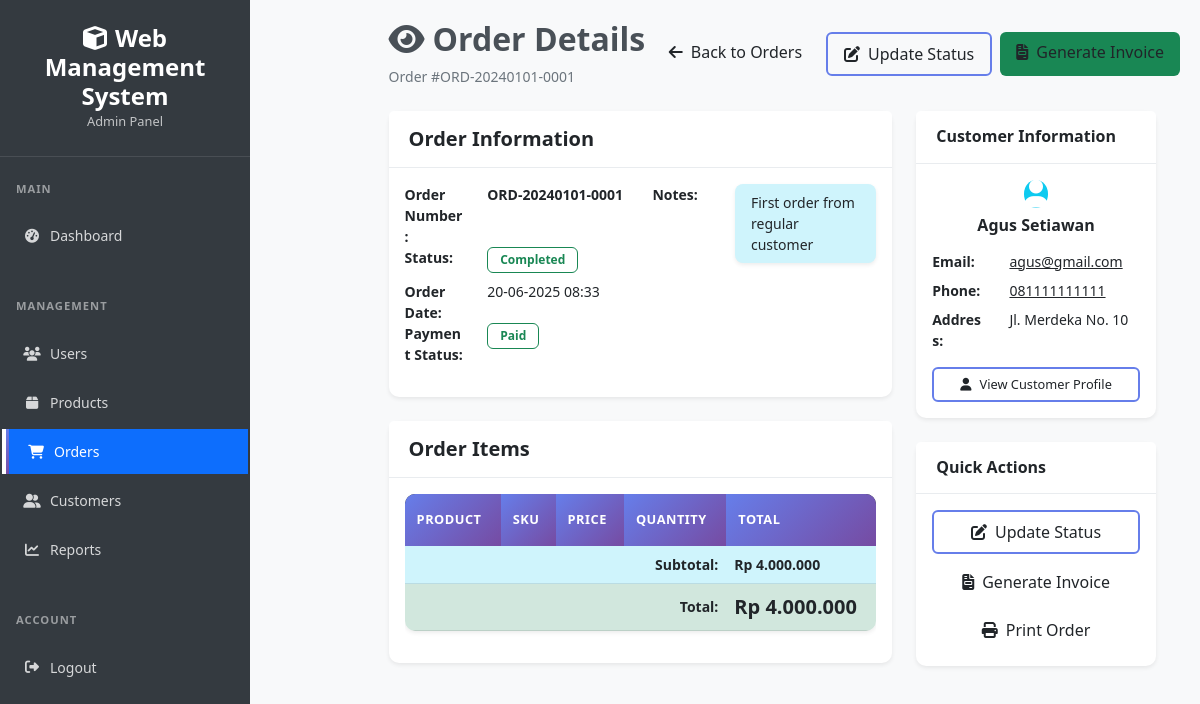
The page /admin/orders/view.php?id=1 (signed in) on the database its author committed.
### tables this page shows
CREATE TABLE `orders` (
  `id` int(11) NOT NULL,
  `customer_id` int(11) NOT NULL,
  `user_id` int(11) NOT NULL,
  `order_number` varchar(50) NOT NULL,
  `total_amount` decimal(10,2) NOT NULL DEFAULT 0.00,
  `status` enum('pending','processing','completed','cancelled') DEFAULT 'pending',
  `payment_status` enum('unpaid','paid','partial') DEFAULT 'unpaid',
  `order_date` timestamp NOT NULL DEFAULT current_timestamp(),
  `notes` text DEFAULT NULL
);

CREATE TABLE `customers` (
  `id` int(11) NOT NULL,
  `name` varchar(100) NOT NULL,
  `email` varchar(100) DEFAULT NULL,
  `phone` varchar(20) DEFAULT NULL,
  `address` text DEFAULT NULL,
  `city` varchar(50) DEFAULT NULL,
  `postal_code` varchar(10) DEFAULT NULL,
  `is_active` tinyint(1) DEFAULT 1,
  `created_at` timestamp NOT NULL DEFAULT current_timestamp()
);

### config/database.php (called while the page is built, shortened)
<?php
class Database {
    private $host = '127.0.0.1';
    private $dbname = 'web_app_db';
    private $username = 'root';
    private $password = '';
    private $charset = 'utf8mb4';
    private $pdo;
    public function connect() {
        if ($this->pdo === null) {
            try {
                $dsn = "mysql:host={$this->host};dbname={$this->dbname};charset={$this->charset}";
                $options = [
                    PDO::ATTR_ERRMODE => PDO::ERRMODE_EXCEPTION,
                    PDO::ATTR_DEFAULT_FETCH_MODE => PDO::FETCH_ASSOC,
                    PDO::ATTR_EMULATE_PREPARES => false,
                    PDO::MYSQL_ATTR_INIT_COMMAND => "SET NAMES {$this->charset}"
                ];
                $this->pdo = new PDO($dsn, $this->username, $this->password, $options);
            } catch (PDOException $e) {
                error_log("Database connection error: " . $e->getMessage());
                die("Database connection failed. Please check configuration.");
            }
        }
        return $this->pdo;
    }
}
$database = new Database();
$pdo = $database->connect();
function getDB() {
    global $pdo;
    return $pdo;
}
function executeQuery($sql, $params = []) {
    try {
        $pdo = getDB();
        $stmt = $pdo->prepare($sql);
        $stmt->execute($params);
        return $stmt;
    } catch (PDOException $e) {
        error_log("Query error: " . $e->getMessage());
        throw new Exception("Database query failed");
    }
}
function getRecord($sql, $params = []) {
    $stmt = executeQuery($sql, $params);
    return $stmt->fetch();
}
?>

### includes/functions.php (called while the page is built, shortened)
<?php
require_once dirname(__DIR__) . '/config/database.php';
function formatDateTime($datetime, $format = DISPLAY_DATETIME_FORMAT) {
    return date($format, strtotime($datetime));
}
function formatCurrency($amount, $currency = 'IDR') {
    if ($currency === 'IDR') {
        return 'Rp ' . number_format($amount, 0, ',', '.');
    }
    return '$' . number_format($amount, 2, '.', ',');
}
?>

### admin/orders/view.php (the view, shortened to what this page needs)
<?php
require_once '../../includes/functions.php';
$order_id = (int)($_GET['id'] ?? 0);
$order = getRecord("
    SELECT o.*, c.name as customer_name, c.email as customer_email,
           c.phone as customer_phone, c.address as customer_address
    FROM orders o
    LEFT JOIN customers c ON o.customer_id = c.id
    WHERE o.id = ?
", [$order_id]);
$order_items = executeQuery("
    SELECT od.*, p.name as product_name, p.sku as product_sku, p.image as product_image
    FROM order_details od
    LEFT JOIN products p ON od.product_id = p.id
    WHERE od.order_id = ?
    ORDER BY od.id
", [$order_id]);
$subtotal = 0;
foreach ($order_items as $item) {
    $subtotal += $item['quantity'] * $item['price'];
}
include '../../includes/header.php';
?>
<div class="d-flex">
    <?php include '../../includes/admin_sidebar.php'; ?>
    <div class="admin-content flex-grow-1">
        <div class="d-flex justify-content-between align-items-center mb-4">
            <div>
                <h2><i class="fas fa-eye me-2"></i>Order Details</h2>
                <p class="text-muted mb-0">Order #<?= htmlspecialchars($order['order_number']) ?></p>
            </div>
            <div class="d-flex gap-2">
                <a href="index.php" class="btn btn-outline-secondary">
                    <i class="fas fa-arrow-left me-2"></i>Back to Orders
                </a>
                <button type="button" class="btn btn-outline-primary"
                        onclick="updateStatus(<?= $order['id'] ?>, '<?= $order['status'] ?>')">
                    <i class="fas fa-edit me-2"></i>Update Status
                </button>
                <a href="invoice.php?id=<?= $order['id'] ?>" class="btn btn-success" target="_blank">
                    <i class="fas fa-file-invoice me-2"></i>Generate Invoice
                </a>
            </div>
        </div>
        <div class="row">
            <div class="col-lg-8">
                <div class="card mb-4">
                    <div class="card-header">
                        <h5 class="mb-0">Order Information</h5>
                    </div>
                    <div class="card-body">
                        <div class="row">
                            <div class="col-md-6">
                                <dl class="row">
                                    <dt class="col-sm-4">Order Number:</dt>
                                    <dd class="col-sm-8">
                                        <span class="fw-bold"><?= htmlspecialchars($order['order_number']) ?></span>
                                    </dd>
                                    <dt class="col-sm-4">Status:</dt>
                                    <dd class="col-sm-8">
                                        <?php
                                        $status_colors = [
                                            'pending' => 'warning',
                                            'processing' => 'info',
                                            'completed' => 'success',
                                            'cancelled' => 'danger'
                                        ];
                                        $color = $status_colors[$order['status']] ?? 'secondary';
                                        ?>
                                        <span class="badge bg-<?= $color ?> fs-6">
                                            <?= ucfirst($order['status']) ?>
                                        </span>
                                    </dd>
                                    <dt class="col-sm-4">Order Date:</dt>
                                    <dd class="col-sm-8"><?= formatDateTime($order['order_date']) ?></dd>
                                    <dt class="col-sm-4">Payment Status:</dt>
                                    <dd class="col-sm-8">
                                        <?php
                                        $payment_colors = [
                                            'unpaid' => 'danger',
                                            'paid' => 'success',
                                            'partial' => 'warning'
                                        ];
                                        $payment_color = $payment_colors[$order['payment_status']] ?? 'secondary';
                                        ?>
                                        <span class="badge bg-<?= $payment_color ?>">
                                            <?= ucfirst($order['payment_status']) ?>
                                        </span>
                                    </dd>
                                </dl>
                            </div>
                            <div class="col-md-6">
                                <?php if (!empty($order['notes'])): ?>
                                    <dl class="row">
                                        <dt class="col-sm-4">Notes:</dt>
                                        <dd class="col-sm-8">
                                            <div class="alert alert-info py-2">
                                                <?= nl2br(htmlspecialchars($order['notes'])) ?>
                                            </div>
                                        </dd>
                                    </dl>
                                <?php endif; ?>
                            </div>
                        </div>
                    </div>
                </div>
                <div class="card mb-4">
                    <div class="card-header">
                        <h5 class="mb-0">Order Items</h5>
                    </div>
                    <div class="card-body">
                        <?php if (empty($order_items)): ?>
                            <div class="text-center py-3">
                                <i class="fas fa-box-open fa-2x text-muted mb-2"></i>
                                <p class="text-muted">No items found in this order</p>
                            </div>
                        <?php else: ?>
                            <div class="table-responsive">
                                <table class="table">
                                    <thead>
                                        <tr>
                                            <th>Product</th>
                                            <th>SKU</th>
                                            <th>Price</th>
                                            <th>Quantity</th>
                                            <th>Total</th>
                                        </tr>
                                    </thead>
                                    <tfoot>
                                        <tr class="table-info">
                                            <th colspan="4" class="text-end">Subtotal:</th>
                                            <th><?= formatCurrency($subtotal) ?></th>
                                        </tr>
                                        <tr class="table-success">
                                            <th colspan="4" class="text-end">Total:</th>
                                            <th class="fs-5"><?= formatCurrency($order['total_amount'] ?? $subtotal) ?></th>
                                        </tr>
                                    </tfoot>
                                </table>
                            </div>
                        <?php endif; ?>
                    </div>
                </div>
            </div>
            <div class="col-lg-4">
                <div class="card mb-4">
                    <div class="card-header">
                        <h6 class="mb-0">Customer Information</h6>
                    </div>
                    <div class="card-body">
                        <?php if ($order['customer_id']): ?>
                            <div class="text-center mb-3">
                                <div class="avatar-lg bg-info text-white rounded-circle d-inline-flex align-items-center justify-content-center mb-2">
                                    <i class="fas fa-user fa-2x"></i>
                                </div>
                                <h6 class="mb-0"><?= htmlspecialchars($order['customer_name']) ?></h6>
                            </div>
                            <dl class="row">
                                <dt class="col-4">Email:</dt>
                                <dd class="col-8">
                                    <a href="mailto:<?= htmlspecialchars($order['customer_email']) ?>">
                                        <?= htmlspecialchars($order['customer_email']) ?>
                                    </a>
                                </dd>
                                <?php if (!empty($order['customer_phone'])): ?>
                                    <dt class="col-4">Phone:</dt>
                                    <dd class="col-8">
                                        <a href="tel:<?= htmlspecialchars($order['customer_phone']) ?>">
                                            <?= htmlspecialchars($order['customer_phone']) ?>
                                        </a>
                                    </dd>
                                <?php endif; ?>
                                <?php if (!empty($order['customer_address'])): ?>
                                    <dt class="col-4">Address:</dt>
                                    <dd class="col-8">
                                        <?= nl2br(htmlspecialchars($order['customer_address'])) ?>
                                    </dd>
                                <?php endif; ?>
                            </dl>
                            <div class="d-grid">
                                <a href="../customers/view.php?id=<?= $order['customer_id'] ?>"
                                   class="btn btn-outline-primary btn-sm">
                                    <i class="fas fa-user me-2"></i>View Customer Profile
                                </a>
                            </div>
                        <?php endif; ?>
                    </div>
                </div>
                <div class="card">
                    <div class="card-header">
                        <h6 class="mb-0">Quick Actions</h6>
                    </div>
                    <div class="card-body">
                        <div class="d-grid gap-2">
                            <button type="button" class="btn btn-outline-primary"
                                    onclick="updateStatus(<?= $order['id'] ?>, '<?= $order['status'] ?>')">
                                <i class="fas fa-edit me-2"></i>Update Status
                            </button>
                            <a href="invoice.php?id=<?= $order['id'] ?>" class="btn btn-outline-success" target="_blank">
                                <i class="fas fa-file-invoice me-2"></i>Generate Invoice
                            </a>
                            <button type="button" class="btn btn-outline-info" onclick="printOrder()">
                                <i class="fas fa-print me-2"></i>Print Order
                            </button>
                        </div>
                    </div>
                </div>
            </div>
        </div>
    </div>
</div>

### rows shown on the page
orders: order_number "ORD-20240101-0001", status "Completed", order_date "20-06-2025 08:33", payment_status "Paid", notes "First order from regular customer", total_amount "Rp 4.000.000", customer.name "Agus Setiawan", customer.email "agus@gmail.com", customer.phone "081111111111", customer.address "Jl. Merdeka No. 10"

### other values the page prints
APP_NAME "Web Management System"
formatCurrency($subtotal) "Rp 4.000.000"
